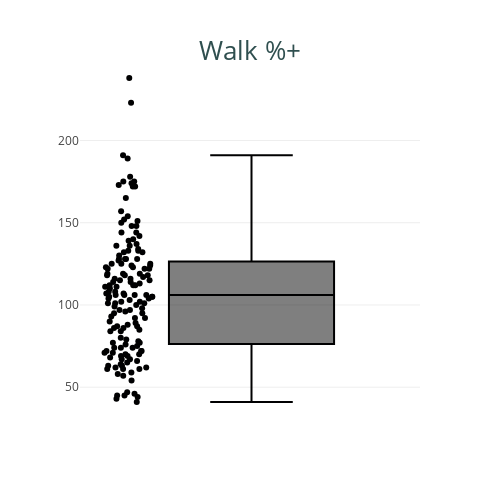

Write notebook code for a chart like this one.
### Markdown cell above
### Row 1 - Tab 3

### Code cell
fig_21 = px.box(
    df.query("Season==2023"),
    y = "BB%+",
    points="all",
    hover_name = "Name",
    height = 500,
    width = 500,
)

fig_21.update_layout(
    title=dict(text="Walk %+", font=dict(size=26), automargin=True, yref='paper'),
    title_font_color="darkslategrey",
    yaxis=dict(title=""),
    xaxis=dict(title="")
)

### Figure 1 — Plotly figure (JSON) as saved in the notebook; plotly's stock layout.template omitted (floating-point values rounded to 4 significant figures; data arrays with more than 128 entries replaced by an {"elided": "..."} marker saying what was removed)
{"data": [{"alignmentgroup": "True", "boxpoints": "all", "hovertemplate": "<b>%{hovertext}</b><br><br>BB%+=%{y}<extra></extra>", "hovertext": {"elided": "151 str values"}, "legendgroup": "", "marker": {"color": "#000001"}, "name": "", "notched": false, "offsetgroup": "", "orientation": "v", "showlegend": false, "type": "box", "x0": " ", "xaxis": "x", "y": {"elided": "151 int values"}, "y0": " ", "yaxis": "y"}], "layout": {"boxmode": "group", "height": 500, "legend": {"tracegroupgap": 0}, "margin": {"t": 60}, "title": {"automargin": true, "font": {"color": "darkslategrey", "size": 26}, "text": "Walk %+", "yref": "paper"}, "width": 500, "xaxis": {"anchor": "y", "domain": [0, 1], "title": {"text": ""}}, "yaxis": {"anchor": "x", "domain": [0, 1], "title": {"text": ""}}}}
